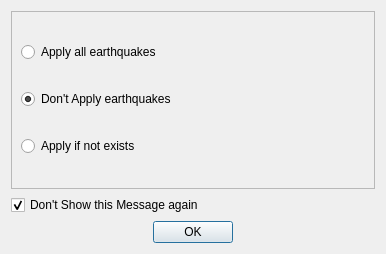
<?xml version="1.0" encoding="UTF-8"?>
<ui version="4.0">
 <class>Dialog</class>
 <widget class="QDialog" name="Dialog">
  <property name="geometry">
   <rect>
    <x>0</x>
    <y>0</y>
    <width>386</width>
    <height>254</height>
   </rect>
  </property>
  <property name="windowTitle">
   <string>Apply Earthquakes</string>
  </property>
  <property name="windowIcon">
   <iconset resource="../../civiltools.qrc">
    <normaloff>:/civiltools/images/earthquake.svg</normaloff>:/civiltools/images/earthquake.svg</iconset>
  </property>
  <layout class="QVBoxLayout" name="verticalLayout_2">
   <item>
    <widget class="QFrame" name="frame">
     <property name="frameShape">
      <enum>QFrame::StyledPanel</enum>
     </property>
     <property name="frameShadow">
      <enum>QFrame::Raised</enum>
     </property>
     <layout class="QVBoxLayout" name="verticalLayout">
      <item>
       <widget class="QRadioButton" name="update_all_earthquakes">
        <property name="text">
         <string>Apply all earthquakes</string>
        </property>
        <property name="icon">
         <iconset resource="../../civiltools.qrc">
          <normaloff>:/civiltools/images/tick.svg</normaloff>:/civiltools/images/tick.svg</iconset>
        </property>
        <property name="iconSize">
         <size>
          <width>40</width>
          <height>40</height>
         </size>
        </property>
        <property name="checked">
         <bool>false</bool>
        </property>
       </widget>
      </item>
      <item>
       <widget class="QRadioButton" name="dont_update_earthquake">
        <property name="text">
         <string>Don't Apply earthquakes</string>
        </property>
        <property name="icon">
         <iconset resource="../../civiltools.qrc">
          <normaloff>:/civiltools/images/cancel.svg</normaloff>:/civiltools/images/cancel.svg</iconset>
        </property>
        <property name="iconSize">
         <size>
          <width>40</width>
          <height>40</height>
         </size>
        </property>
        <property name="checked">
         <bool>true</bool>
        </property>
       </widget>
      </item>
      <item>
       <widget class="QRadioButton" name="update_if_not_exists">
        <property name="text">
         <string>Apply if not exists</string>
        </property>
        <property name="icon">
         <iconset resource="../../civiltools.qrc">
          <normaloff>:/civiltools/images/tick.svg</normaloff>:/civiltools/images/tick.svg</iconset>
        </property>
        <property name="iconSize">
         <size>
          <width>40</width>
          <height>40</height>
         </size>
        </property>
       </widget>
      </item>
     </layout>
    </widget>
   </item>
   <item>
    <widget class="QCheckBox" name="dont_show_earthquakes_apply_again">
     <property name="text">
      <string>Don't Show this Message again</string>
     </property>
     <property name="checked">
      <bool>true</bool>
     </property>
    </widget>
   </item>
   <item>
    <widget class="QDialogButtonBox" name="buttonBox">
     <property name="orientation">
      <enum>Qt::Horizontal</enum>
     </property>
     <property name="standardButtons">
      <set>QDialogButtonBox::Ok</set>
     </property>
     <property name="centerButtons">
      <bool>true</bool>
     </property>
    </widget>
   </item>
  </layout>
 </widget>
 <resources>
  <include location="../../civiltools.qrc"/>
 </resources>
 <connections>
  <connection>
   <sender>buttonBox</sender>
   <signal>accepted()</signal>
   <receiver>Dialog</receiver>
   <slot>accept()</slot>
   <hints>
    <hint type="sourcelabel">
     <x>248</x>
     <y>254</y>
    </hint>
    <hint type="destinationlabel">
     <x>157</x>
     <y>274</y>
    </hint>
   </hints>
  </connection>
  <connection>
   <sender>buttonBox</sender>
   <signal>rejected()</signal>
   <receiver>Dialog</receiver>
   <slot>reject()</slot>
   <hints>
    <hint type="sourcelabel">
     <x>316</x>
     <y>260</y>
    </hint>
    <hint type="destinationlabel">
     <x>286</x>
     <y>274</y>
    </hint>
   </hints>
  </connection>
 </connections>
</ui>
